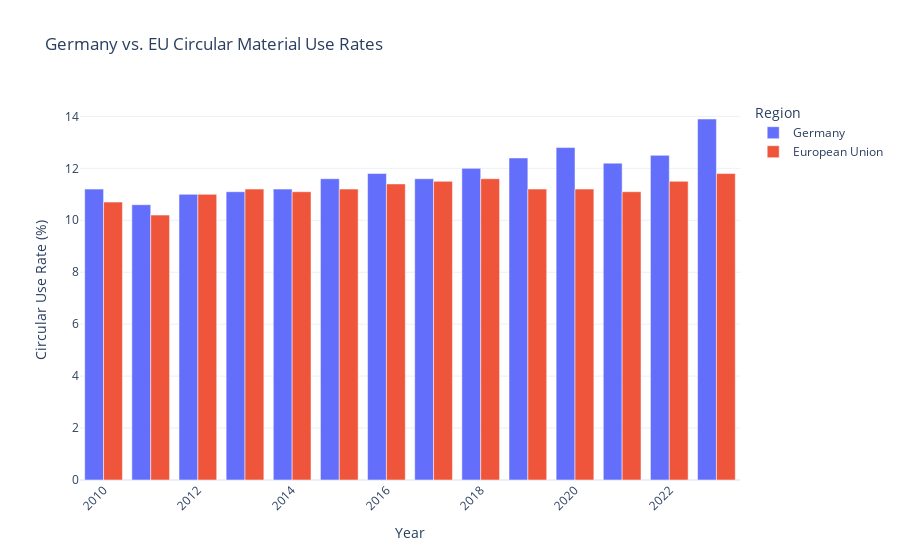

The notebook cell this image was saved under:
### Code cell
import pandas as pd
import plotly.express as px

# Merge and prepare the dataset
df_compare = pd.merge(
    df_circular_mtl_use_de,
    df_circular_mtl_use_eu,
    on='TIME_PERIOD',
    suffixes=('_GER', '_EU')
)

# Reshape the data for Plotly (long format)
df_long = pd.melt(
    df_compare,
    id_vars=['TIME_PERIOD'],
    value_vars=['OBS_VALUE_GER', 'OBS_VALUE_EU'],
    var_name='Region',
    value_name='Circular Use Rate (%)'
)

# Clean up region names
df_long['Region'] = df_long['Region'].replace({
    'OBS_VALUE_GER': 'Germany',
    'OBS_VALUE_EU': 'European Union'
})

# Create interactive bar chart
fig = px.bar(
    df_long,
    x='TIME_PERIOD',
    y='Circular Use Rate (%)',
    color='Region',
    barmode='group',
    hover_name='Region',
    hover_data={'TIME_PERIOD': True, 'Circular Use Rate (%)': ':.2f'},
    labels={'TIME_PERIOD': 'Year'},
    title='Germany vs. European Union - Circular Material Use Rates'
)

fig.update_layout(
    xaxis_tickangle=-45,
    template='plotly_white',
    legend_title_text='Region'
)

fig.show()

### Figure 1 — Plotly figure (JSON) as saved in the notebook; plotly's stock layout.template omitted (floating-point values rounded to 4 significant figures)
{"data": [{"alignmentgroup": "True", "hovertemplate": "<b>%{hovertext}</b><br><br>Region=Germany<br>Year=%{x}<br>Circular Use Rate (%)=%{y:.2f}<extra></extra>", "hovertext": ["Germany", "Germany", "Germany", "Germany", "Germany", "Germany", "Germany", "Germany", "Germany", "Germany", "Germany", "Germany", "Germany", "Germany"], "legendgroup": "Germany", "marker": {"color": "#636efa", "pattern": {"shape": ""}}, "name": "Germany", "offsetgroup": "Germany", "orientation": "v", "showlegend": true, "textposition": "auto", "type": "bar", "x": [2010, 2011, 2012, 2013, 2014, 2015, 2016, 2017, 2018, 2019, 2020, 2021, 2022, 2023], "xaxis": "x", "y": [11.2, 10.6, 11.0, 11.1, 11.2, 11.6, 11.8, 11.6, 12.0, 12.4, 12.8, 12.2, 12.5, 13.9], "yaxis": "y"}, {"alignmentgroup": "True", "hovertemplate": "<b>%{hovertext}</b><br><br>Region=European Union<br>Year=%{x}<br>Circular Use Rate (%)=%{y:.2f}<extra></extra>", "hovertext": ["European Union", "European Union", "European Union", "European Union", "European Union", "European Union", "European Union", "European Union", "European Union", "European Union", "European Union", "European Union", "European Union", "European Union"], "legendgroup": "European Union", "marker": {"color": "#EF553B", "pattern": {"shape": ""}}, "name": "European Union", "offsetgroup": "European Union", "orientation": "v", "showlegend": true, "textposition": "auto", "type": "bar", "x": [2010, 2011, 2012, 2013, 2014, 2015, 2016, 2017, 2018, 2019, 2020, 2021, 2022, 2023], "xaxis": "x", "y": [10.7, 10.2, 11.0, 11.2, 11.1, 11.2, 11.4, 11.5, 11.6, 11.2, 11.2, 11.1, 11.5, 11.8], "yaxis": "y"}], "layout": {"barmode": "group", "legend": {"title": {"text": "Region"}, "tracegroupgap": 0}, "title": {"text": "Germany vs. EU Circular Material Use Rates"}, "xaxis": {"anchor": "y", "domain": [0, 1], "tickangle": -45, "title": {"text": "Year"}}, "yaxis": {"anchor": "x", "domain": [0, 1], "title": {"text": "Circular Use Rate (%)"}}}}
